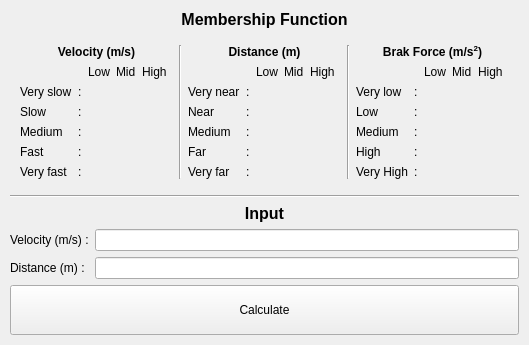
            <widget class="QFrame" name="">
             <property name="sizePolicy">
              <sizepolicy hsizetype="Preferred" vsizetype="Preferred">
               <horstretch>1</horstretch>
               <verstretch>0</verstretch>
              </sizepolicy>
             </property>
             <layout class="QVBoxLayout" name="verticalLayout">
              <property name="leftMargin">
               <number>10</number>
              </property>
              <property name="topMargin">
               <number>10</number>
              </property>
              <property name="rightMargin">
               <number>10</number>
              </property>
              <property name="bottomMargin">
               <number>10</number>
              </property>
              <item>
               <widget class="QLabel" name="label_22">
                <property name="font">
                 <font>
                  <pointsize>12</pointsize>
                  <weight>75</weight>
                  <bold>true</bold>
                 </font>
                </property>
                <property name="text">
                 <string>Membership Function</string>
                </property>
                <property name="alignment">
                 <set>Qt::AlignCenter</set>
                </property>
               </widget>
              </item>
              <item>
               <layout class="QHBoxLayout" name="horizontalLayout">
                <property name="leftMargin">
                 <number>10</number>
                </property>
                <property name="topMargin">
                 <number>10</number>
                </property>
                <property name="rightMargin">
                 <number>10</number>
                </property>
                <property name="bottomMargin">
                 <number>10</number>
                </property>
                <item>
                 <layout class="QGridLayout" name="gridLayout_4">
                  <item row="2" column="0">
                   <widget class="QLabel" name="label_18">
                    <property name="sizePolicy">
                     <sizepolicy hsizetype="Preferred" vsizetype="Maximum">
                      <horstretch>0</horstretch>
                      <verstretch>0</verstretch>
                     </sizepolicy>
                    </property>
                    <property name="text">
                     <string>Very slow</string>
                    </property>
                   </widget>
                  </item>
                  <item row="3" column="0">
                   <widget class="QLabel" name="label_19">
                    <property name="sizePolicy">
                     <sizepolicy hsizetype="Preferred" vsizetype="Maximum">
                      <horstretch>0</horstretch>
                      <verstretch>0</verstretch>
                     </sizepolicy>
                    </property>
                    <property name="text">
                     <string>Slow</string>
                    </property>
                   </widget>
                  </item>
                  <item row="6" column="0">
                   <widget class="QLabel" name="label_42">
                    <property name="sizePolicy">
                     <sizepolicy hsizetype="Preferred" vsizetype="Maximum">
                      <horstretch>0</horstretch>
                      <verstretch>0</verstretch>
                     </sizepolicy>
                    </property>
                    <property name="text">
                     <string>Very fast</string>
                    </property>
                   </widget>
                  </item>
                  <item row="0" column="0" colspan="6">
                   <widget class="QLabel" name="label_67">
                    <property name="sizePolicy">
                     <sizepolicy hsizetype="Preferred" vsizetype="Maximum">
                      <horstretch>0</horstretch>
                      <verstretch>0</verstretch>
                     </sizepolicy>
                    </property>
                    <property name="text">
                     <string>&lt;html&gt;&lt;head/&gt;&lt;body&gt;&lt;p&gt;&lt;span style=&quot; font-weight:600;&quot;&gt;Velocity (m/s)&lt;/span&gt;&lt;/p&gt;&lt;/body&gt;&lt;/html&gt;</string>
                    </property>
                    <property name="alignment">
                     <set>Qt::AlignCenter</set>
                    </property>
                   </widget>
                  </item>
                  <item row="5" column="0">
                   <widget class="QLabel" name="label_40">
                    <property name="sizePolicy">
                     <sizepolicy hsizetype="Preferred" vsizetype="Maximum">
                      <horstretch>0</horstretch>
                      <verstretch>0</verstretch>
                     </sizepolicy>
                    </property>
                    <property name="text">
                     <string>Fast</string>
                    </property>
                   </widget>
                  </item>
                  <item row="4" column="0">
                   <widget class="QLabel" name="label_38">
                    <property name="sizePolicy">
                     <sizepolicy hsizetype="Preferred" vsizetype="Maximum">
                      <horstretch>0</horstretch>
                      <verstretch>0</verstretch>
                     </sizepolicy>
                    </property>
                    <property name="text">
                     <string>Medium</string>
                    </property>
                   </widget>
                  </item>
                  <item row="2" column="2">
                   <widget class="QLabel" name="label_vel_1">
                    <property name="text">
                     <string/>
                    </property>
                   </widget>
                  </item>
                  <item row="1" column="3">
                   <widget class="QLabel" name="label_37">
                    <property name="text">
                     <string>Mid</string>
                    </property>
                   </widget>
                  </item>
                  <item row="1" column="2">
                   <widget class="QLabel" name="label_36">
                    <property name="text">
                     <string>Low</string>
                    </property>
                   </widget>
                  </item>
                  <item row="1" column="4">
                   <widget class="QLabel" name="label_39">
                    <property name="text">
                     <string>High</string>
                    </property>
                   </widget>
                  </item>
                  <item row="4" column="4">
                   <widget class="QLabel" name="label_vel_9">
                    <property name="text">
                     <string/>
                    </property>
                   </widget>
                  </item>
                  <item row="4" column="3">
                   <widget class="QLabel" name="label_vel_8">
                    <property name="text">
                     <string/>
                    </property>
                   </widget>
                  </item>
                  <item row="5" column="2">
                   <widget class="QLabel" name="label_vel_10">
                    <property name="text">
                     <string/>
                    </property>
                   </widget>
                  </item>
                  <item row="6" column="4">
                   <widget class="QLabel" name="label_vel_15">
                    <property name="text">
                     <string/>
                    </property>
                   </widget>
                  </item>
                  <item row="5" column="4">
                   <widget class="QLabel" name="label_vel_12">
                    <property name="text">
                     <string/>
                    </property>
                   </widget>
                  </item>
                  <item row="5" column="3">
                   <widget class="QLabel" name="label_vel_11">
                    <property name="text">
                     <string/>
                    </property>
                   </widget>
                  </item>
                  <item row="6" column="3">
                   <widget class="QLabel" name="label_vel_14">
                    <property name="text">
                     <string/>
                    </property>
                   </widget>
                  </item>
                  <item row="6" column="2">
                   <widget class="QLabel" name="label_vel_13">
                    <property name="text">
                     <string/>
                    </property>
                   </widget>
                  </item>
                  <item row="2" column="3">
                   <widget class="QLabel" name="label_vel_2">
                    <property name="text">
                     <string/>
                    </property>
                   </widget>
                  </item>
                  <item row="2" column="4">
                   <widget class="QLabel" name="label_vel_3">
                    <property name="text">
                     <string/>
                    </property>
                   </widget>
                  </item>
                  <item row="3" column="2">
                   <widget class="QLabel" name="label_vel_4">
                    <property name="text">
                     <string/>
                    </property>
                   </widget>
                  </item>
                  <item row="3" column="3">
                   <widget class="QLabel" name="label_vel_5">
                    <property name="text">
                     <string/>
                    </property>
                   </widget>
                  </item>
                  <item row="4" column="2">
                   <widget class="QLabel" name="label_vel_7">
                    <property name="text">
                     <string/>
                    </property>
                   </widget>
                  </item>
                  <item row="3" column="4">
                   <widget class="QLabel" name="label_vel_6">
                    <property name="text">
                     <string/>
                    </property>
                   </widget>
                  </item>
                  <item row="2" column="1">
                   <widget class="QLabel" name="label_59">
                    <property name="text">
                     <string>:</string>
                    </property>
                   </widget>
                  </item>
                  <item row="3" column="1">
                   <widget class="QLabel" name="label_63">
                    <property name="text">
                     <string>:</string>
                    </property>
                   </widget>
                  </item>
                  <item row="4" column="1">
                   <widget class="QLabel" name="label_64">
                    <property name="text">
                     <string>:</string>
                    </property>
                   </widget>
                  </item>
                  <item row="5" column="1">
                   <widget class="QLabel" name="label_66">
                    <property name="text">
                     <string>:</string>
                    </property>
                   </widget>
                  </item>
                  <item row="6" column="1">
                   <widget class="QLabel" name="label_70">
                    <property name="text">
                     <string>:</string>
                    </property>
                   </widget>
                  </item>
                 </layout>
                </item>
                <item>
                 <widget class="Line" name="line_8">
                  <property name="orientation">
                   <enum>Qt::Vertical</enum>
                  </property>
                 </widget>
                </item>
                <item>
                 <layout class="QGridLayout" name="gridLayout_5">
                  <item row="3" column="0">
                   <widget class="QLabel" name="label_45">
                    <property name="sizePolicy">
                     <sizepolicy hsizetype="Preferred" vsizetype="Maximum">
                      <horstretch>0</horstretch>
                      <verstretch>0</verstretch>
                     </sizepolicy>
                    </property>
                    <property name="text">
                     <string>Near</string>
                    </property>
                   </widget>
                  </item>
                  <item row="5" column="0">
                   <widget class="QLabel" name="label_52">
                    <property name="sizePolicy">
                     <sizepolicy hsizetype="Preferred" vsizetype="Maximum">
                      <horstretch>0</horstretch>
                      <verstretch>0</verstretch>
                     </sizepolicy>
                    </property>
                    <property name="text">
                     <string>Far</string>
                    </property>
                   </widget>
                  </item>
                  <item row="6" column="0">
                   <widget class="QLabel" name="label_55">
                    <property name="sizePolicy">
                     <sizepolicy hsizetype="Preferred" vsizetype="Maximum">
                      <horstretch>0</horstretch>
                      <verstretch>0</verstretch>
                     </sizepolicy>
                    </property>
                    <property name="text">
                     <string>Very far</string>
                    </property>
                   </widget>
                  </item>
                  <item row="2" column="0">
                   <widget class="QLabel" name="label_48">
                    <property name="sizePolicy">
                     <sizepolicy hsizetype="Preferred" vsizetype="Maximum">
                      <horstretch>0</horstretch>
                      <verstretch>0</verstretch>
                     </sizepolicy>
                    </property>
                    <property name="text">
                     <string>Very near</string>
                    </property>
                   </widget>
                  </item>
                  <item row="4" column="0">
                   <widget class="QLabel" name="label_47">
                    <property name="sizePolicy">
                     <sizepolicy hsizetype="Preferred" vsizetype="Maximum">
                      <horstretch>0</horstretch>
                      <verstretch>0</verstretch>
                     </sizepolicy>
                    </property>
                    <property name="text">
                     <string>Medium</string>
                    </property>
                   </widget>
                  </item>
                  <item row="0" column="0" colspan="6">
                   <widget class="QLabel" name="label_68">
                    <property name="sizePolicy">
                     <sizepolicy hsizetype="Preferred" vsizetype="Maximum">
                      <horstretch>0</horstretch>
                      <verstretch>0</verstretch>
                     </sizepolicy>
                    </property>
                    <property name="text">
                     <string>&lt;html&gt;&lt;head/&gt;&lt;body&gt;&lt;p&gt;&lt;span style=&quot; font-weight:600;&quot;&gt;Distance (m)&lt;/span&gt;&lt;/p&gt;&lt;/body&gt;&lt;/html&gt;</string>
                    </property>
                    <property name="alignment">
                     <set>Qt::AlignCenter</set>
                    </property>
                   </widget>
                  </item>
                  <item row="4" column="2">
                   <widget class="QLabel" name="label_dis_7">
                    <property name="text">
                     <string/>
                    </property>
                   </widget>
                  </item>
                  <item row="4" column="3">
                   <widget class="QLabel" name="label_dis_8">
                    <property name="text">
                     <string/>
                    </property>
                   </widget>
                  </item>
                  <item row="5" column="3">
                   <widget class="QLabel" name="label_dis_11">
                    <property name="text">
                     <string/>
                    </property>
                   </widget>
                  </item>
                  <item row="5" column="4">
                   <widget class="QLabel" name="label_dis_12">
                    <property name="text">
                     <string/>
                    </property>
                   </widget>
                  </item>
                  <item row="5" column="2">
                   <widget class="QLabel" name="label_dis_10">
                    <property name="text">
                     <string/>
                    </property>
                   </widget>
                  </item>
                  <item row="6" column="2">
                   <widget class="QLabel" name="label_dis_13">
                    <property name="text">
                     <string/>
                    </property>
                   </widget>
                  </item>
                  <item row="6" column="3">
                   <widget class="QLabel" name="label_dis_14">
                    <property name="text">
                     <string/>
                    </property>
                   </widget>
                  </item>
                  <item row="4" column="4">
                   <widget class="QLabel" name="label_dis_9">
                    <property name="text">
                     <string/>
                    </property>
                   </widget>
                  </item>
                  <item row="6" column="4">
                   <widget class="QLabel" name="label_dis_15">
                    <property name="text">
                     <string/>
                    </property>
                   </widget>
                  </item>
                  <item row="1" column="2">
                   <widget class="QLabel" name="label_44">
                    <property name="text">
                     <string>Low</string>
                    </property>
                   </widget>
                  </item>
                  <item row="1" column="3">
                   <widget class="QLabel" name="label_46">
                    <property name="text">
                     <string>Mid</string>
                    </property>
                   </widget>
                  </item>
                  <item row="1" column="4">
                   <widget class="QLabel" name="label_53">
                    <property name="text">
                     <string>High</string>
                    </property>
                   </widget>
                  </item>
                  <item row="2" column="3">
                   <widget class="QLabel" name="label_dis_2">
                    <property name="text">
                     <string/>
                    </property>
                   </widget>
                  </item>
                  <item row="2" column="2">
                   <widget class="QLabel" name="label_dis_1">
                    <property name="text">
                     <string/>
                    </property>
                   </widget>
                  </item>
                  <item row="2" column="4">
                   <widget class="QLabel" name="label_dis_3">
                    <property name="text">
                     <string/>
                    </property>
                   </widget>
                  </item>
                  <item row="3" column="2">
                   <widget class="QLabel" name="label_dis_4">
                    <property name="text">
                     <string/>
                    </property>
                   </widget>
                  </item>
                  <item row="3" column="3">
                   <widget class="QLabel" name="label_dis_5">
                    <property name="text">
                     <string/>
                    </property>
                   </widget>
                  </item>
                  <item row="3" column="4">
                   <widget class="QLabel" name="label_dis_6">
                    <property name="text">
                     <string/>
                    </property>
                   </widget>
                  </item>
                  <item row="2" column="1">
                   <widget class="QLabel" name="label_71">
                    <property name="text">
                     <string>:</string>
                    </property>
                   </widget>
                  </item>
                  <item row="3" column="1">
                   <widget class="QLabel" name="label_72">
                    <property name="text">
                     <string>:</string>
                    </property>
                   </widget>
                  </item>
                  <item row="4" column="1">
                   <widget class="QLabel" name="label_73">
                    <property name="text">
                     <string>:</string>
                    </property>
                   </widget>
                  </item>
                  <item row="5" column="1">
                   <widget class="QLabel" name="label_74">
                    <property name="text">
                     <string>:</string>
                    </property>
                   </widget>
                  </item>
                  <item row="6" column="1">
                   <widget class="QLabel" name="label_75">
                    <property name="text">
                     <string>:</string>
                    </property>
                   </widget>
                  </item>
                 </layout>
                </item>
                <item>
                 <widget class="Line" name="line_9">
                  <property name="orientation">
                   <enum>Qt::Vertical</enum>
                  </property>
                 </widget>
                </item>
                <item>
                 <layout class="QGridLayout" name="gridLayout_7">
                  <item row="6" column="0">
                   <widget class="QLabel" name="label_65">
                    <property name="sizePolicy">
                     <sizepolicy hsizetype="Preferred" vsizetype="Maximum">
                      <horstretch>0</horstretch>
                      <verstretch>0</verstretch>
                     </sizepolicy>
                    </property>
                    <property name="text">
                     <string>Very High</string>
                    </property>
                   </widget>
                  </item>
                  <item row="4" column="0">
                   <widget class="QLabel" name="label_60">
                    <property name="sizePolicy">
                     <sizepolicy hsizetype="Preferred" vsizetype="Maximum">
                      <horstretch>0</horstretch>
                      <verstretch>0</verstretch>
                     </sizepolicy>
                    </property>
                    <property name="text">
                     <string>Medium</string>
                    </property>
                   </widget>
                  </item>
                  <item row="5" column="0">
                   <widget class="QLabel" name="label_62">
                    <property name="sizePolicy">
                     <sizepolicy hsizetype="Preferred" vsizetype="Maximum">
                      <horstretch>0</horstretch>
                      <verstretch>0</verstretch>
                     </sizepolicy>
                    </property>
                    <property name="text">
                     <string>High</string>
                    </property>
                   </widget>
                  </item>
                  <item row="2" column="0">
                   <widget class="QLabel" name="label_61">
                    <property name="sizePolicy">
                     <sizepolicy hsizetype="Preferred" vsizetype="Maximum">
                      <horstretch>0</horstretch>
                      <verstretch>0</verstretch>
                     </sizepolicy>
                    </property>
                    <property name="text">
                     <string>Very low</string>
                    </property>
                   </widget>
                  </item>
                  <item row="0" column="0" colspan="6">
                   <widget class="QLabel" name="label_69">
                    <property name="sizePolicy">
                     <sizepolicy hsizetype="Preferred" vsizetype="Maximum">
                      <horstretch>0</horstretch>
                      <verstretch>0</verstretch>
                     </sizepolicy>
                    </property>
                    <property name="text">
                     <string>&lt;html&gt;&lt;head/&gt;&lt;body&gt;&lt;p&gt;&lt;span style=&quot; font-weight:600;&quot;&gt;Brak Force (m/s&lt;/span&gt;&lt;span style=&quot; font-weight:600; vertical-align:super;&quot;&gt;2&lt;/span&gt;&lt;span style=&quot; font-weight:600;&quot;&gt;)&lt;/span&gt;&lt;/p&gt;&lt;/body&gt;&lt;/html&gt;</string>
                    </property>
                    <property name="alignment">
                     <set>Qt::AlignCenter</set>
                    </property>
                   </widget>
                  </item>
                  <item row="3" column="0">
                   <widget class="QLabel" name="label_58">
                    <property name="sizePolicy">
                     <sizepolicy hsizetype="Preferred" vsizetype="Maximum">
                      <horstretch>0</horstretch>
                      <verstretch>0</verstretch>
                     </sizepolicy>
                    </property>
                    <property name="text">
                     <string>Low</string>
                    </property>
                   </widget>
                  </item>
                  <item row="3" column="2">
                   <widget class="QLabel" name="label_brake_4">
                    <property name="text">
                     <string/>
                    </property>
                   </widget>
                  </item>
                  <item row="3" column="4">
                   <widget class="QLabel" name="label_brake_6">
                    <property name="text">
                     <string/>
                    </property>
                   </widget>
                  </item>
                  <item row="3" column="3">
                   <widget class="QLabel" name="label_brake_5">
                    <property name="text">
                     <string/>
                    </property>
                   </widget>
                  </item>
                  <item row="4" column="3">
                   <widget class="QLabel" name="label_brake_8">
                    <property name="text">
                     <string/>
                    </property>
                   </widget>
                  </item>
                  <item row="4" column="4">
                   <widget class="QLabel" name="label_brake_9">
                    <property name="text">
                     <string/>
                    </property>
                   </widget>
                  </item>
                  <item row="4" column="2">
                   <widget class="QLabel" name="label_brake_7">
                    <property name="text">
                     <string/>
                    </property>
                   </widget>
                  </item>
                  <item row="5" column="2">
                   <widget class="QLabel" name="label_brake_10">
                    <property name="text">
                     <string/>
                    </property>
                   </widget>
                  </item>
                  <item row="5" column="3">
                   <widget class="QLabel" name="label_brake_11">
                    <property name="text">
                     <string/>
                    </property>
                   </widget>
                  </item>
                  <item row="6" column="3">
                   <widget class="QLabel" name="label_brake_14">
                    <property name="text">
                     <string/>
                    </property>
                   </widget>
                  </item>
                  <item row="6" column="2">
                   <widget class="QLabel" name="label_brake_13">
                    <property name="text">
                     <string/>
                    </property>
                   </widget>
                  </item>
                  <item row="5" column="4">
                   <widget class="QLabel" name="label_brake_12">
                    <property name="text">
                     <string/>
                    </property>
                   </widget>
                  </item>
                  <item row="6" column="4">
                   <widget class="QLabel" name="label_brake_15">
                    <property name="text">
                     <string/>
                    </property>
                   </widget>
                  </item>
                  <item row="1" column="3">
                   <widget class="QLabel" name="label_56">
                    <property name="text">
                     <string>Mid</string>
                    </property>
                   </widget>
                  </item>
                  <item row="1" column="2">
                   <widget class="QLabel" name="label_54">
                    <property name="text">
                     <string>Low</string>
                    </property>
                   </widget>
                  </item>
                  <item row="2" column="2">
                   <widget class="QLabel" name="label_brake_1">
                    <property name="text">
                     <string/>
                    </property>
                   </widget>
                  </item>
                  <item row="1" column="4">
                   <widget class="QLabel" name="label_57">
                    <property name="text">
                     <string>High</string>
                    </property>
                   </widget>
                  </item>
                  <item row="2" column="3">
                   <widget class="QLabel" name="label_brake_2">
                    <property name="text">
                     <string/>
                    </property>
                   </widget>
                  </item>
                  <item row="2" column="4">
                   <widget class="QLabel" name="label_brake_3">
                    <property name="text">
                     <string/>
                    </property>
                   </widget>
                  </item>
                  <item row="2" column="1">
                   <widget class="QLabel" name="label_76">
                    <property name="text">
                     <string>:</string>
                    </property>
                   </widget>
                  </item>
                  <item row="3" column="1">
                   <widget class="QLabel" name="label_77">
                    <property name="text">
                     <string>:</string>
                    </property>
                   </widget>
                  </item>
                  <item row="4" column="1">
                   <widget class="QLabel" name="label_78">
                    <property name="text">
                     <string>:</string>
                    </property>
                   </widget>
                  </item>
                  <item row="5" column="1">
                   <widget class="QLabel" name="label_79">
                    <property name="text">
                     <string>:</string>
                    </property>
                   </widget>
                  </item>
                  <item row="6" column="1">
                   <widget class="QLabel" name="label_80">
                    <property name="text">
                     <string>:</string>
                    </property>
                   </widget>
                  </item>
                 </layout>
                </item>
               </layout>
              </item>
              <item>
               <widget class="Line" name="line_5">
                <property name="sizePolicy">
                 <sizepolicy hsizetype="Minimum" vsizetype="Preferred">
                  <horstretch>0</horstretch>
                  <verstretch>0</verstretch>
                 </sizepolicy>
                </property>
                <property name="orientation">
                 <enum>Qt::Horizontal</enum>
                </property>
               </widget>
              </item>
              <item>
               <widget class="QLabel" name="label_49">
                <property name="sizePolicy">
                 <sizepolicy hsizetype="Preferred" vsizetype="Maximum">
                  <horstretch>0</horstretch>
                  <verstretch>0</verstretch>
                 </sizepolicy>
                </property>
                <property name="text">
                 <string>&lt;html&gt;&lt;head/&gt;&lt;body&gt;&lt;p align=&quot;center&quot;&gt;&lt;span style=&quot; font-size:12pt; font-weight:600;&quot;&gt;Input&lt;/span&gt;&lt;/p&gt;&lt;/body&gt;&lt;/html&gt;</string>
                </property>
                <property name="textFormat">
                 <enum>Qt::AutoText</enum>
                </property>
                <property name="alignment">
                 <set>Qt::AlignLeading|Qt::AlignLeft|Qt::AlignVCenter</set>
                </property>
               </widget>
              </item>
              <item>
               <layout class="QGridLayout" name="gridLayout_6">
                <item row="1" column="1">
                 <widget class="QLineEdit" name="input_dis"/>
                </item>
                <item row="0" column="1">
                 <widget class="QLineEdit" name="input_vel"/>
                </item>
                <item row="1" column="0">
                 <widget class="QLabel" name="label_51">
                  <property name="text">
                   <string>Distance (m) :</string>
                  </property>
                 </widget>
                </item>
                <item row="0" column="0">
                 <widget class="QLabel" name="label_50">
                  <property name="text">
                   <string>Velocity (m/s) :</string>
                  </property>
                 </widget>
                </item>
               </layout>
              </item>
              <item>
               <widget class="QPushButton" name="calc_btn">
                <property name="minimumSize">
                 <size>
                  <width>0</width>
                  <height>50</height>
                 </size>
                </property>
                <property name="text">
                 <string>Calculate</string>
                </property>
               </widget>
              </item>
             </layout>
            </widget>
